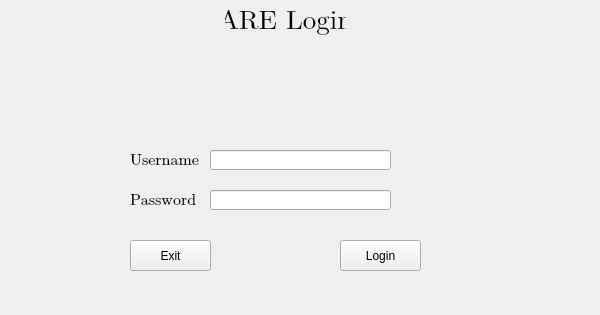
<?xml version="1.0" encoding="UTF-8"?>
<ui version="4.0">
 <class>login_windows</class>
 <widget class="QMainWindow" name="login_windows">
  <property name="enabled">
   <bool>true</bool>
  </property>
  <property name="geometry">
   <rect>
    <x>0</x>
    <y>0</y>
    <width>600</width>
    <height>315</height>
   </rect>
  </property>
  <property name="minimumSize">
   <size>
    <width>600</width>
    <height>315</height>
   </size>
  </property>
  <property name="maximumSize">
   <size>
    <width>600</width>
    <height>315</height>
   </size>
  </property>
  <property name="windowTitle">
   <string>ARE Login</string>
  </property>
  <property name="windowIcon">
   <iconset>
    <normaloff>../GUI IMAGE/login_windows_images/login_icon_window.png</normaloff>../GUI IMAGE/login_windows_images/login_icon_window.png</iconset>
  </property>
  <property name="toolTip">
   <string/>
  </property>
  <property name="documentMode">
   <bool>false</bool>
  </property>
  <widget class="QWidget" name="centralwidget">
   <widget class="QLabel" name="login_icon_user">
    <property name="geometry">
     <rect>
      <x>250</x>
      <y>40</y>
      <width>71</width>
      <height>71</height>
     </rect>
    </property>
    <property name="autoFillBackground">
     <bool>false</bool>
    </property>
    <property name="text">
     <string/>
    </property>
    <property name="pixmap">
     <pixmap>../GUI IMAGE/login_windows_images/login_icon_user.png</pixmap>
    </property>
    <property name="scaledContents">
     <bool>true</bool>
    </property>
    <property name="alignment">
     <set>Qt::AlignHCenter|Qt::AlignTop</set>
    </property>
   </widget>
   <widget class="QLabel" name="ARE_login_text_top">
    <property name="geometry">
     <rect>
      <x>225</x>
      <y>0</y>
      <width>121</width>
      <height>41</height>
     </rect>
    </property>
    <property name="font">
     <font>
      <family>Cambria Math</family>
      <pointsize>20</pointsize>
      <weight>50</weight>
      <italic>false</italic>
      <bold>false</bold>
     </font>
    </property>
    <property name="cursor">
     <cursorShape>UpArrowCursor</cursorShape>
    </property>
    <property name="text">
     <string>ARE Login</string>
    </property>
    <property name="textFormat">
     <enum>Qt::AutoText</enum>
    </property>
    <property name="scaledContents">
     <bool>false</bool>
    </property>
    <property name="alignment">
     <set>Qt::AlignCenter</set>
    </property>
   </widget>
   <widget class="QLabel" name="username_login_text">
    <property name="geometry">
     <rect>
      <x>130</x>
      <y>150</y>
      <width>81</width>
      <height>21</height>
     </rect>
    </property>
    <property name="font">
     <font>
      <family>Cambria Math</family>
      <pointsize>12</pointsize>
     </font>
    </property>
    <property name="text">
     <string>Username</string>
    </property>
   </widget>
   <widget class="QLabel" name="password_login_text">
    <property name="geometry">
     <rect>
      <x>130</x>
      <y>190</y>
      <width>81</width>
      <height>21</height>
     </rect>
    </property>
    <property name="font">
     <font>
      <family>Cambria Math</family>
      <pointsize>12</pointsize>
     </font>
    </property>
    <property name="text">
     <string>Password</string>
    </property>
   </widget>
   <widget class="QLineEdit" name="line_input_user">
    <property name="geometry">
     <rect>
      <x>210</x>
      <y>150</y>
      <width>181</width>
      <height>20</height>
     </rect>
    </property>
    <property name="autoFillBackground">
     <bool>false</bool>
    </property>
   </widget>
   <widget class="QLineEdit" name="line_input_password">
    <property name="geometry">
     <rect>
      <x>210</x>
      <y>190</y>
      <width>181</width>
      <height>20</height>
     </rect>
    </property>
    <property name="autoFillBackground">
     <bool>false</bool>
    </property>
   </widget>
   <widget class="QPushButton" name="Exit_button">
    <property name="geometry">
     <rect>
      <x>130</x>
      <y>240</y>
      <width>81</width>
      <height>31</height>
     </rect>
    </property>
    <property name="text">
     <string>Exit</string>
    </property>
   </widget>
   <widget class="QPushButton" name="Login_button">
    <property name="geometry">
     <rect>
      <x>340</x>
      <y>240</y>
      <width>81</width>
      <height>31</height>
     </rect>
    </property>
    <property name="text">
     <string>Login</string>
    </property>
   </widget>
  </widget>
 </widget>
 <resources/>
 <connections/>
</ui>
